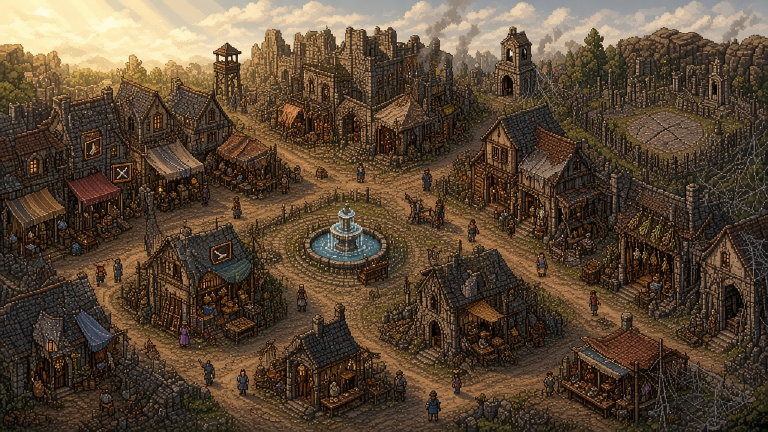
#> input picture handoff/claude/felt_grok_layout/grok_felt_keyart.png, 1536 x 864 px (shown at 1/2 size)
$ python palette.py
#> lines starting #> are read from the running program, lines starting #| are printed output that depends on the picture
# 그록 대표 그림에서 마을 색 목록 뽑기 (하늘 빼고) → palette_32.png (PixelLab color_image용), palette.json
# 바탕 24색(넓은 면적) + 강조 8색(물빛·차양·불빛·이끼처럼 채도 높은 작은 면적)
from PIL import Image
import json, colorsys
im = Image.open('grok_felt_keyart.png').convert('RGB')
#> im is the input picture: PIL image 1536x864 RGB; mean R, G, B 90.4, 72.6, 53.9
body = im.crop((0, 150, im.width, im.height))          # 하늘 빼기
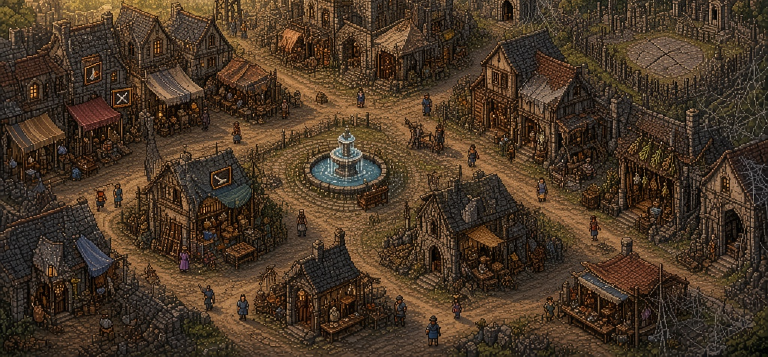
#> body: PIL image 1536x714 RGB (shown at 1/2 size); mean R, G, B 73.6, 55.7, 38.7

def quant(img, n):
#> called with n = 24
    q = img.quantize(colors=n, method=Image.Quantize.MEDIANCUT, kmeans=4)
    pal = q.getpalette()
#> pal = 72 values, max 192 at index 0, min 3 at index 68, mean 64.11
    return [tuple(pal[i*3:i*3+3]) for _, i in q.getcolors()]

base = quant(body, 24)
#> base = 24 items, first 6: (192, 169, 141), (172, 136, 99), (157, 116, 76), (135, 115, 96), (135, 100, 66), (118, 88, 58)
# 그록 그림은 거의 세피아(채도 0.2 넘는 점의 99.8%가 갈색)라 강조색은 그림 속 작은 점들(분수 물, 차양, 보라 옷)에서
# 고른 색을 조금 더 또렷하게 올려 직접 정한다. 불빛은 코드 조명이 덧칠하므로 2색만.
ACC = ['#2f4a52', '#4f7f86', '#3a4f6b', '#7a3a2c', '#5a3550', '#4d5a2c', '#e08a3a', '#ffd08a']
acc = [tuple(int(h[i:i+2], 16) for i in (1, 3, 5)) for h in ACC]
key = lambda c: colorsys.rgb_to_hls(*[x/255 for x in c])[1]
cols = sorted(base, key=key) + acc
#> cols = 32 items, first 6: (14, 7, 3), (30, 14, 3), (23, 17, 12), (32, 24, 16), (46, 26, 9), (36, 31, 26)
hexs = ['#%02x%02x%02x' % c for c in cols]
#> hexs = 32 items, first 6: '#0e0703', '#1e0e03', '#17110c', '#201810', '#2e1a09', '#241f1a'
json.dump({'src': 'grok_felt_keyart.png (하늘 제외)', 'base24': hexs[:24], 'accent8': hexs[24:]},
          open('palette.json', 'w'), indent=1, ensure_ascii=False)
sw = Image.new('RGB', (len(cols) * 8, 8))
for i, c in enumerate(cols): sw.paste(c, (i * 8, 0, i * 8 + 8, 8))
#> this loop made 32 passes
#> c on passes 1 to 12: (14, 7, 3), (30, 14, 3), (23, 17, 12), (32, 24, 16), (46, 26, 9), (36, 31, 26), (46, 35, 24), (66, 39, 15), (56, 41, 27), (49, 43, 38), (66, 48, 31), (62, 54, 46)
sw.save('palette_32.png')
sw.resize((len(cols) * 40, 80), Image.NEAREST).save('palette_view.png')
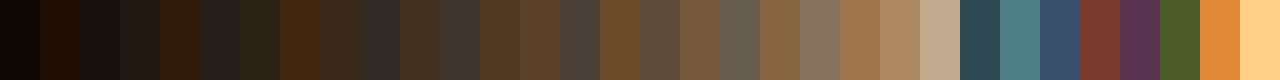
#> saved as palette_view.png: PIL image 1280x80 RGB; mean R, G, B 91.7, 73.7, 55.9
pimg = Image.new('P', (1, 1)); pimg.putpalette(sum(cols, ()) + (0,) * (768 - 3 * len(cols)))
body.quantize(palette=pimg, dither=Image.Dither.NONE).convert('RGB').save('keyart_in_palette.png')
print(hexs)
#> (printed output is left out)
